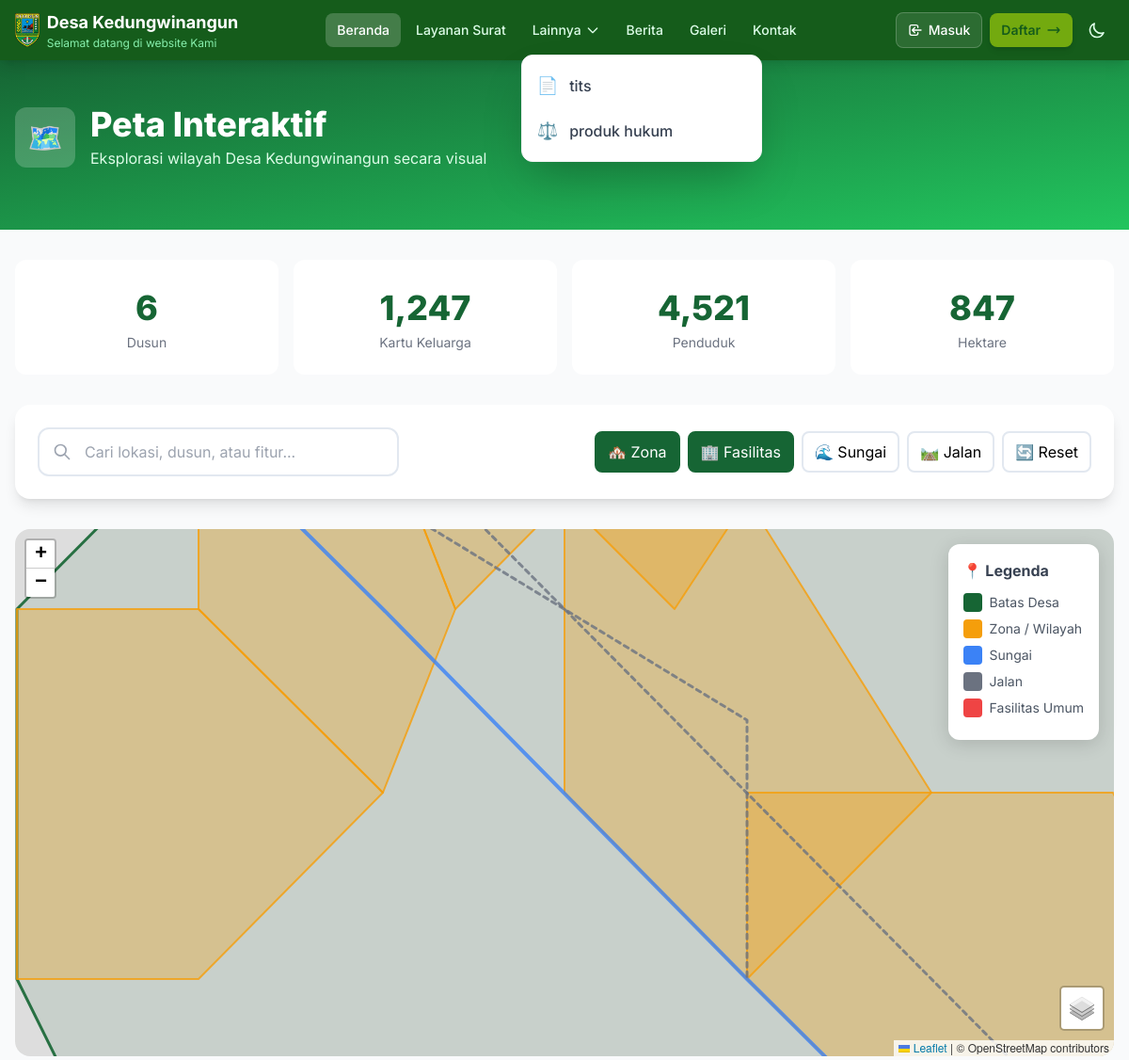
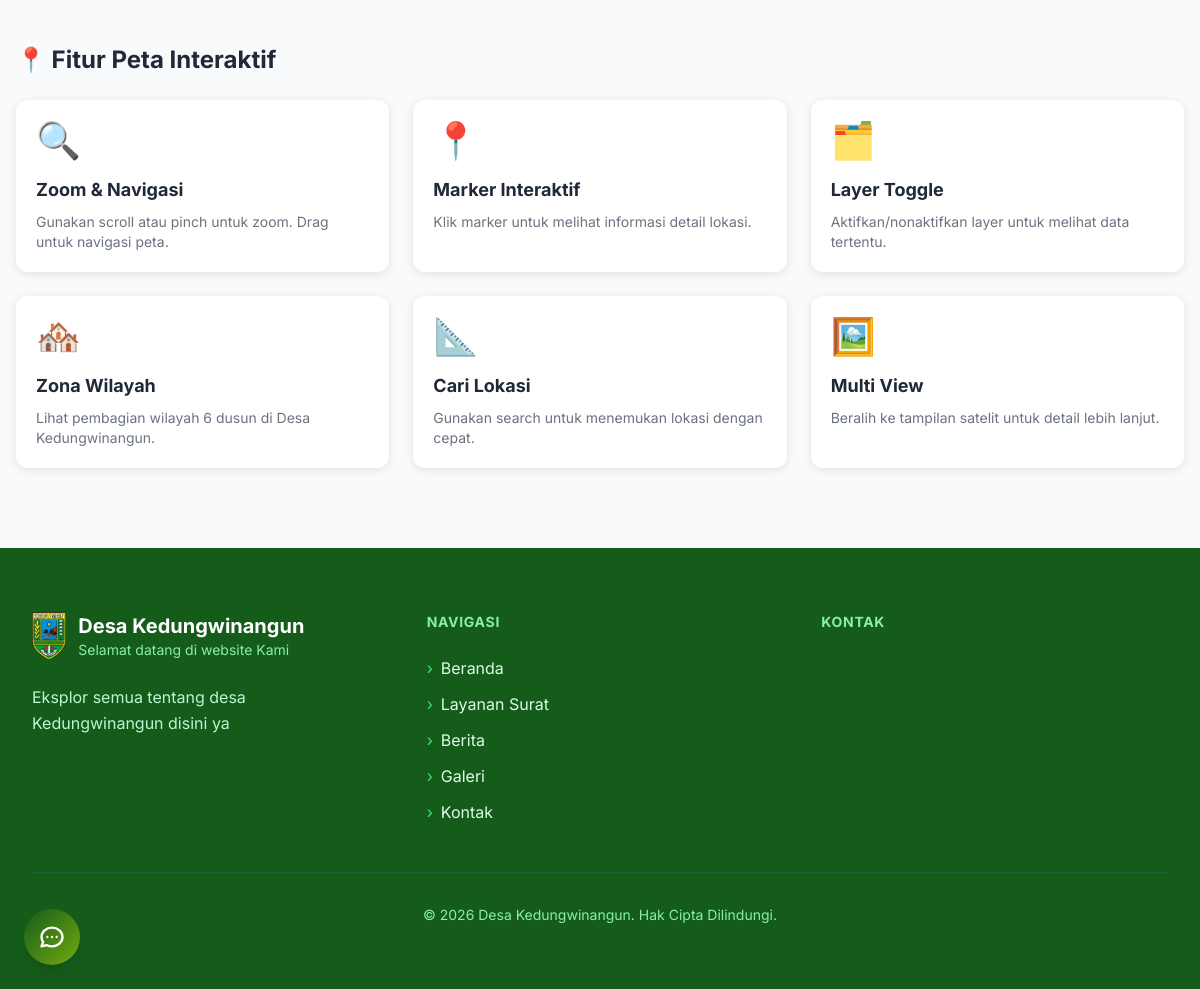
/peta-interaktif, run on the app's committed database (2 pictures, top to bottom).
### tables this page shows
CREATE TABLE config (
            key TEXT PRIMARY KEY,
            value TEXT
        );

CREATE TABLE pages (
            id INTEGER PRIMARY KEY AUTOINCREMENT,
            title TEXT NOT NULL,
            slug TEXT UNIQUE NOT NULL,
            content TEXT,
            icon TEXT DEFAULT '📄',
            order_num INTEGER DEFAULT 0,
            active INTEGER DEFAULT 1,
            created_at TIMESTAMP DEFAULT CURRENT_TIMESTAMP,
            updated_at TIMESTAMP DEFAULT CURRENT_TIMESTAMP
        );

### routes/public.py (the view)
@public_bp.route("/peta-interaktif")
def peta_interaktif():
    from datetime import datetime
    from models import get_all_pages
    desa_info = get_desa_info_with_maps()
    custom_pages = get_all_pages()
    return render_template(
        "peta_interaktif.html",
        page={"title": "Peta Interaktif"},
        desa=desa_info,
        nav_links=NAV_LINKS,
        tahun=datetime.now().year,
        site_name=desa_info['nama'],
        site_tagline=desa_info['tagline'],
        site_description=desa_info['deskripsi'],
        custom_pages=custom_pages,
    )

### templates/peta_interaktif.html (shortened to what this page needs)
<!DOCTYPE html>
<html lang="id">
<head>
    <link rel="stylesheet" href="https://unpkg.com/leaflet@1.9.4/dist/leaflet.css" />
    <script src="https://cdn.tailwindcss.com"></script>
</head>
<body class="bg-gray-50">
    {% include 'partials/navbar.html' %}
    <section class="bg-gradient-to-br from-[#166534] to-[#22c55e] text-white py-12">
        <div class="max-w-7xl mx-auto px-4">
            <div class="flex items-center gap-4 mb-4">
                <div class="w-16 h-16 bg-white/20 rounded-xl flex items-center justify-center text-3xl">🗺️</div>
                <div>
                    <h1 class="text-3xl md:text-4xl font-extrabold">{{ page.title if page else 'Peta Interaktif' }}</h1>
                    <p class="text-green-100 mt-1">Eksplorasi wilayah Desa Kedungwinangun secara visual</p>
                </div>
            </div>
        </div>
    </section>
    <main class="max-w-7xl mx-auto px-4 py-8">
        <div class="grid grid-cols-2 md:grid-cols-4 gap-4 mb-8">
            <div class="stats-card">
                <div class="stats-number">6</div>
                <div class="text-gray-500 text-sm">Dusun</div>
            </div>
            <div class="stats-card">
                <div class="stats-number">1,247</div>
                <div class="text-gray-500 text-sm">Kartu Keluarga</div>
            </div>
            <div class="stats-card">
                <div class="stats-number">4,521</div>
                <div class="text-gray-500 text-sm">Penduduk</div>
            </div>
            <div class="stats-card">
                <div class="stats-number">847</div>
                <div class="text-gray-500 text-sm">Hektare</div>
            </div>
        </div>
        <div class="bg-white rounded-2xl p-6 shadow-lg mb-8">
            <div class="flex flex-col md:flex-row gap-4 items-center justify-between">
                <div class="relative w-full md:w-96">
                    <svg class="absolute left-4 top-1/2 -translate-y-1/2 w-5 h-5 text-gray-400" fill="none" stroke="currentColor" viewBox="0 0 24 24">
                        <path stroke-linecap="round" stroke-linejoin="round" stroke-width="2" d="M21 21l-6-6m2-5a7 7 0 11-14 0 7 7 0 0114 0z"/>
                    </svg>
                    <input type="text" id="search-input" class="search-input pl-12" placeholder="Cari lokasi, dusun, atau fitur...">
                </div>
                <div class="flex flex-wrap gap-2">
                    <button onclick="toggleLayer('dusun')" class="layer-btn active" id="btn-dusun">🏘️ Zona</button>
                    <button onclick="toggleLayer('fasilitas')" class="layer-btn active" id="btn-fasilitas">🏢 Fasilitas</button>
                    <button onclick="toggleLayer('sungai')" class="layer-btn" id="btn-sungai">🌊 Sungai</button>
                    <button onclick="toggleLayer('jalan')" class="layer-btn" id="btn-jalan">🛤️ Jalan</button>
                    <button onclick="resetView()" class="layer-btn">🔄 Reset</button>
                </div>
            </div>
        </div>
        <div class="relative">
            <div id="map"></div>
            <div class="absolute top-4 right-4 z-[1000] legend" id="legend">
                <h4 class="font-bold text-gray-700 mb-3">📍 Legenda</h4>
                <div class="legend-item">
                    <div class="legend-color" style="background: #166534;"></div>
                    <span class="text-sm text-gray-600">Batas Desa</span>
                </div>
                <div class="legend-item">
                    <div class="legend-color" style="background: #f59e0b;"></div>
                    <span class="text-sm text-gray-600">Zona / Wilayah</span>
                </div>
                <div class="legend-item">
                    <div class="legend-color" style="background: #3b82f6;"></div>
                    <span class="text-sm text-gray-600">Sungai</span>
                </div>
                <div class="legend-item">
                    <div class="legend-color" style="background: #6b7280;"></div>
                    <span class="text-sm text-gray-600">Jalan</span>
                </div>
                <div class="legend-item">
                    <div class="legend-color" style="background: #ef4444;"></div>
                    <span class="text-sm text-gray-600">Fasilitas Umum</span>
                </div>
            </div>
        </div>
        <section class="py-12">
            <h2 class="text-2xl font-bold text-gray-800 mb-6">📍 Fitur Peta Interaktif</h2>
            <div class="grid grid-cols-1 md:grid-cols-2 lg:grid-cols-3 gap-6">
                <div class="feature-card">
                    <div class="text-4xl mb-4">🔍</div>
                    <h3 class="font-bold text-lg text-gray-800 mb-2">Zoom & Navigasi</h3>
                    <p class="text-gray-500 text-sm">Gunakan scroll atau pinch untuk zoom. Drag untuk navigasi peta.</p>
                </div>
                <div class="feature-card">
                    <div class="text-4xl mb-4">📍</div>
                    <h3 class="font-bold text-lg text-gray-800 mb-2">Marker Interaktif</h3>
                    <p class="text-gray-500 text-sm">Klik marker untuk melihat informasi detail lokasi.</p>
                </div>
                <div class="feature-card">
                    <div class="text-4xl mb-4">🗂️</div>
                    <h3 class="font-bold text-lg text-gray-800 mb-2">Layer Toggle</h3>
                    <p class="text-gray-500 text-sm">Aktifkan/nonaktifkan layer untuk melihat data tertentu.</p>
                </div>
                <div class="feature-card">
                    <div class="text-4xl mb-4">🏘️</div>
                    <h3 class="font-bold text-lg text-gray-800 mb-2">Zona Wilayah</h3>
                    <p class="text-gray-500 text-sm">Lihat pembagian wilayah 6 dusun di Desa Kedungwinangun.</p>
                </div>
                <div class="feature-card">
                    <div class="text-4xl mb-4">📐</div>
                    <h3 class="font-bold text-lg text-gray-800 mb-2">Cari Lokasi</h3>
                    <p class="text-gray-500 text-sm">Gunakan search untuk menemukan lokasi dengan cepat.</p>
                </div>
                <div class="feature-card">
                    <div class="text-4xl mb-4">🖼️</div>
                    <h3 class="font-bold text-lg text-gray-800 mb-2">Multi View</h3>
                    <p class="text-gray-500 text-sm">Beralih ke tampilan satelit untuk detail lebih lanjut.</p>
                </div>
            </div>
        </section>
    </main>
    {% include 'partials/footer.html' %}
    {% include 'partials/chatbot.html' %}
</body>
</html>

### templates/partials/navbar.html (shortened to what this page needs)
<nav class="bg-[#155C1B] sticky top-0 z-50 shadow-lg">
    <div class="max-w-7xl mx-auto px-4">
        <div class="flex items-center justify-between h-14 md:h-16">
            <a href="{{ url_for('public.index') }}" class="flex items-center gap-2">
                <img src="{{ url_for('static', filename='images/kebumen.png') }}" alt="Logo" class="h-9 w-auto">
                <div class="hidden sm:block">
                    <div class="text-white font-bold text-sm md:text-lg">{{ site_name or 'Desa' }}</div>
                    <div class="text-green-300 text-[10px] md:text-xs">{{ site_tagline or '' }}</div>
                </div>
            </a>
            <div class="hidden lg:flex items-center gap-1">
                {% for link in nav_links %}
                {% if link.label == 'Layanan Surat' %}
                <a href="{{ link.href }}" class="px-3 py-2 rounded-lg text-sm font-medium transition-colors
                       {% if link.active %}bg-white/20 text-white{% else %}text-green-100 hover:bg-white/10 hover:text-white{% endif %}">
                    {{ link.label }}
                </a>
                {% if custom_pages %}
                <div class="relative" x-data="{ open: false }">
                    <button @click="open = !open" @click.away="open = false"
                            class="px-3 py-2 rounded-lg text-sm font-medium transition-colors flex items-center gap-1
                                   {% if link.active %}bg-white/20 text-white{% else %}text-green-100 hover:bg-white/10 hover:text-white{% endif %}">
                        Lainnya
                        <svg class="w-4 h-4 transition-transform" :class="{'rotate-180': open}" fill="none" stroke="currentColor" viewBox="0 0 24 24">
                            <path stroke-linecap="round" stroke-linejoin="round" stroke-width="2" d="M19 9l-7 7-7-7"/>
                        </svg>
                    </button>
                    <div x-show="open" x-transition:enter="transition ease-out duration-200" x-transition:enter-start="opacity-0 scale-95" x-transition:enter-end="opacity-100 scale-100"
                         x-transition:leave="transition ease-in duration-150" x-transition:leave-start="opacity-100 scale-100" x-transition:leave-end="opacity-0 scale-95"
                         class="absolute left-0 mt-2 w-64 bg-white rounded-xl shadow-2xl border border-gray-100 overflow-hidden z-50">
                        <div class="py-2">
                            {% for p in custom_pages %}
                            <a href="{{ url_for('public.view_page', slug=p['slug']) }}" class="flex items-center gap-3 px-4 py-2.5 text-gray-700 hover:bg-gray-50 transition-colors">
                                <span class="text-lg">{{ p['icon'] }}</span>
                                <span class="font-medium">{{ p['title'] }}</span>
                            </a>
                            {% endfor %}
                        </div>
                    </div>
                </div>
                {% endif %}
                {% else %}
                <a href="{{ link.href }}" class="px-3 py-2 rounded-lg text-sm font-medium transition-colors
                       {% if link.active %}bg-white/20 text-white{% else %}text-green-100 hover:bg-white/10 hover:text-white{% endif %}">
                    {{ link.label }}
                </a>
                {% endif %}
                {% endfor %}
            </div>
            <div class="flex items-center gap-1 md:gap-2">
                {% if not session.user_logged_in %}
                <div class="hidden md:flex items-center gap-2">
                    <a href="{{ url_for('user.login') }}" class="flex items-center gap-1.5 px-3 py-2 rounded-lg text-white text-sm font-medium bg-white/10 hover:bg-white/20 border border-white/20 transition-all">
                        <svg class="w-4 h-4" fill="none" stroke="currentColor" viewBox="0 0 24 24">
                            <path stroke-linecap="round" stroke-linejoin="round" stroke-width="2" d="M11 16l-4-4m0 0l4-4m-4 4h14m-5 4v1a3 3 0 01-3 3H6a3 3 0 01-3-3V7a3 3 0 013-3h7a3 3 0 013 3v1"/>
                        </svg>
                        Masuk
                    </a>
                    <a href="{{ url_for('user.register') }}" class="flex items-center gap-1.5 px-3 py-2 rounded-lg text-[#155C1B] text-sm font-semibold bg-[#73AA0F] hover:bg-[#63930b] shadow-md transition-all">
                        Daftar
                        <svg class="w-4 h-4" fill="none" stroke="currentColor" viewBox="0 0 24 24">
                            <path stroke-linecap="round" stroke-linejoin="round" stroke-width="2" d="M17 8l4 4m0 0l-4 4m4-4H3"/>
                        </svg>
                    </a>
                </div>
                {% endif %}
                <button id="btn-dark" class="p-2 rounded-lg text-green-100 hover:bg-white/10 transition-colors" aria-label="Dark mode">
                    <svg id="icon-moon" class="w-5 h-5" fill="none" stroke="currentColor" viewBox="0 0 24 24">
                        <path stroke-linecap="round" stroke-linejoin="round" stroke-width="2" d="M20.354 15.354A9 9 0 018.646 3.646 9.003 9.003 0 0012 21a9.003 9.003 0 008.354-5.646z"/>
                    </svg>
                </button>
            </div>
        </div>
    </div>
</nav>

### templates/partials/footer.html (shortened to what this page needs)
<footer class="bg-[#155C1B] text-white">
    <div class="max-w-7xl mx-auto px-4 sm:px-6 lg:px-8 py-16">
        <div class="grid grid-cols-1 md:grid-cols-3 gap-12">
            <div class="reveal-footer">
                <a href="{{ url_for('public.index') }}" class="flex items-center gap-3 mb-6 group">
                    <img src="{{ url_for('static', filename='images/kebumen.png') }}" alt="Logo" class="h-12 w-auto transition-transform duration-300 group-hover:scale-105">
                    <div>
                        <h3 class="font-bold text-xl">{{ site_name or 'Desa' }}</h3>
                        <p class="text-green-300 text-sm">{{ site_tagline or '' }}</p>
                    </div>
                </a>
                <p class="text-green-200 leading-relaxed mb-6">{{ site_description or '' }}</p>
            </div>
            <div class="reveal-footer" style="transition-delay: 0.1s;">
                <h4 class="font-bold text-lg mb-6 text-green-300 uppercase tracking-wider text-sm">Navigasi</h4>
                <ul class="space-y-3">
                    <li>
                        <a href="{{ url_for('public.index') }}" class="text-green-100 hover:text-white transition-colors duration-200 flex items-center gap-2 group">
                            <span class="text-green-400 group-hover:translate-x-1 transition-transform duration-200">›</span>
                            Beranda
                        </a>
                    </li>
                    <li>
                        <a href="{{ url_for('public.layanan') }}" class="text-green-100 hover:text-white transition-colors duration-200 flex items-center gap-2 group">
                            <span class="text-green-400 group-hover:translate-x-1 transition-transform duration-200">›</span>
                            Layanan Surat
                        </a>
                    </li>
                    <li>
                        <a href="{{ url_for('public.berita') }}" class="text-green-100 hover:text-white transition-colors duration-200 flex items-center gap-2 group">
                            <span class="text-green-400 group-hover:translate-x-1 transition-transform duration-200">›</span>
                            Berita
                        </a>
                    </li>
                    <li>
                        <a href="{{ url_for('public.galeri') }}" class="text-green-100 hover:text-white transition-colors duration-200 flex items-center gap-2 group">
                            <span class="text-green-400 group-hover:translate-x-1 transition-transform duration-200">›</span>
                            Galeri
                        </a>
                    </li>
                    <li>
                        <a href="{{ url_for('public.kontak') }}" class="text-green-100 hover:text-white transition-colors duration-200 flex items-center gap-2 group">
                            <span class="text-green-400 group-hover:translate-x-1 transition-transform duration-200">›</span>
                            Kontak
                        </a>
                    </li>
                </ul>
            </div>
            <div class="reveal-footer" style="transition-delay: 0.2s;">
                <h4 class="font-bold text-lg mb-6 text-green-300 uppercase tracking-wider text-sm">Kontak</h4>
            </div>
        </div>
        <div class="mt-12 pt-8 border-t border-green-800 text-center">
            <p class="text-green-300 text-sm">© {{ tahun }} {{ site_name or 'Desa' }}. Hak Cipta Dilindungi.</p>
        </div>
    </div>
</footer>

### data on the page
config: value "Desa Kedungwinangun"
config: value "Selamat datang di website Kami"
pages: icon "📄", title "tits"
pages: icon "⚖️", title "produk hukum"
config: value "Eksplor semua tentang desa Kedungwinangun disini ya"

### other printed values
{{ link.label }} "Beranda" "Berita" "Galeri" "Kontak"
{{ link.label }} "Layanan Surat"
{{ page.title if page else 'Peta Interaktif' }} "Peta Interaktif"
